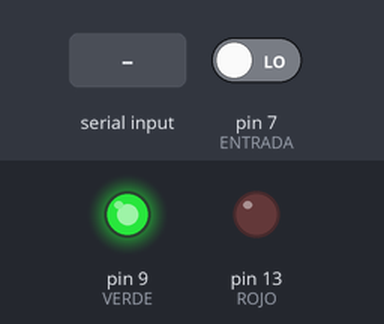
A sketch run on a simulated Arduino Uno, built with avr-gcc and run on an emulated ATmega328P. On the bench: output pins drawn as LEDs (lit = HIGH). The test bench sets the inputs (shaded band); at power-on: pin 7 (ENTRADA) LOW.

Above: at 1.2 s.
1.3 s: pin 7 (ENTRADA) driven HIGH
At 1.8 s:
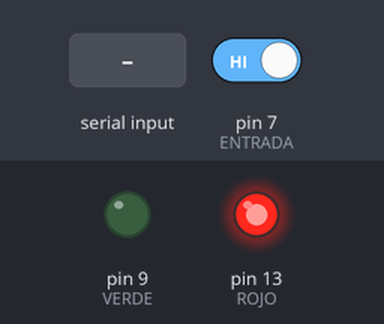
2.8 s: "OFF" received over Serial
At 5.0 s:
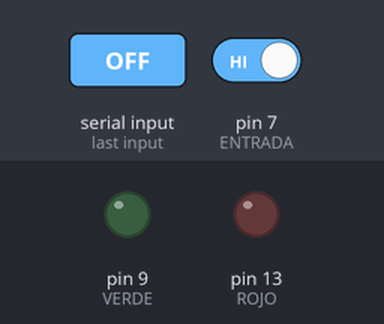
5.3 s: "ON" received over Serial
At 6.9 s:
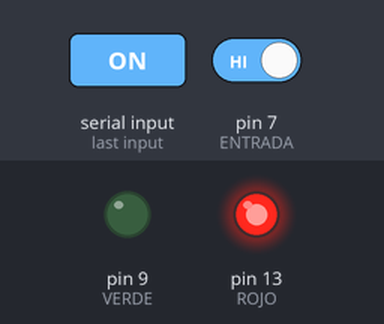
7.8 s: pin 7 (ENTRADA) driven LOW
At 9.2 s:
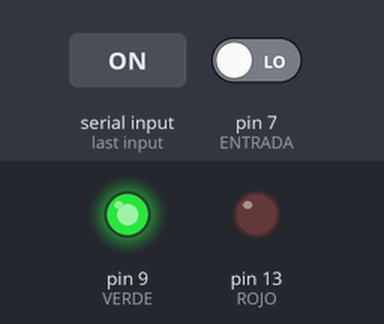
Timing chart, 0 to 10.3 s (numbered marks = the images above; inputs shaded):
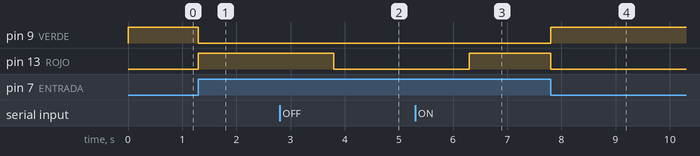

Measured:
- after the input at 1.3 s, pin 9 (VERDE): HIGH → LOW at once; pin 13 (ROJO): LOW → HIGH at once
- after the input at 2.8 s, pin 13 (ROJO): HIGH → LOW after 1.0 s
- after the input at 5.3 s, pin 13 (ROJO): LOW → HIGH after 1.0 s
- after the input at 7.8 s, pin 9 (VERDE): LOW → HIGH at once; pin 13 (ROJO): HIGH → LOW at once

The sketch:

codigoSesion1.ino
```cpp
bool encendido;
int ROJO = 13;
int VERDE = 9;
int ENTRADA = 7;
void setup() {
  // put your setup code here, to run once:
    pinMode(ROJO, OUTPUT);
    pinMode(VERDE, OUTPUT);
    pinMode(ENTRADA, INPUT);

    encendido = true;
    digitalWrite(ROJO, LOW);
    digitalWrite(VERDE, HIGH);
    Serial.begin(9600);
}

void loop() {
  while (Serial.available() > 0) {
    String cadena = Serial.readString();
    if(cadena == "ON"){
      encendido = true;
    } else if(cadena == "OFF"){
      encendido = false;
    }

  }

  if(encendido){
      if(digitalRead(ENTRADA)== HIGH){
        digitalWrite(VERDE,LOW);
        digitalWrite(ROJO,HIGH);
      }else{
        digitalWrite(VERDE,HIGH);
        digitalWrite(ROJO,LOW);
      }

  }else if(!encendido){
    digitalWrite(ROJO,LOW);
    digitalWrite(VERDE,LOW);
  }
}
```
